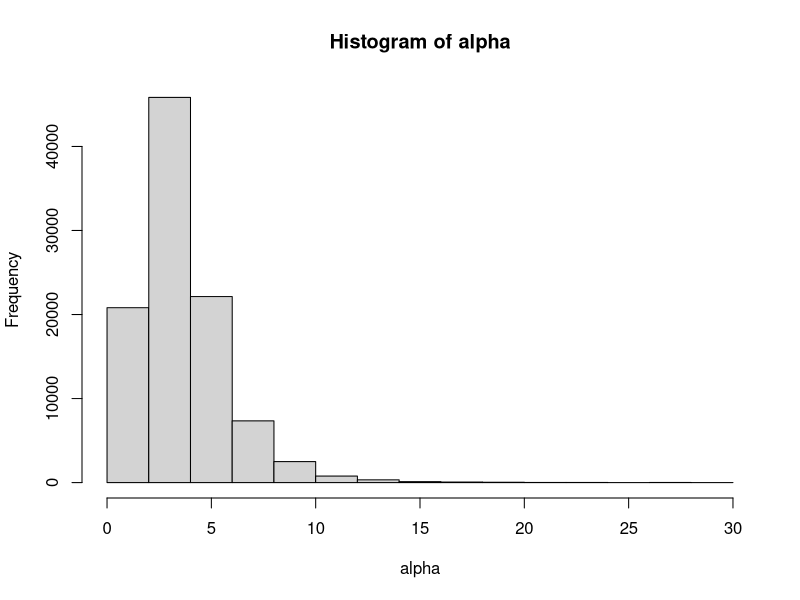
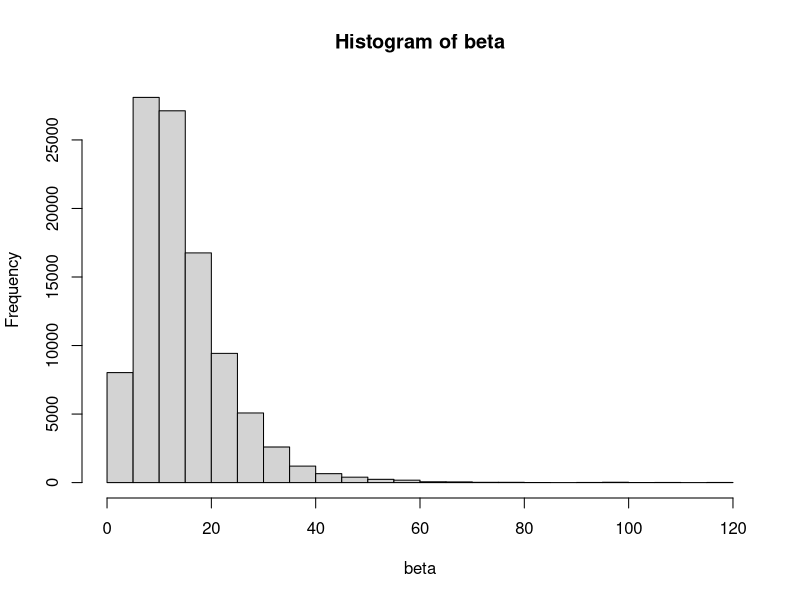
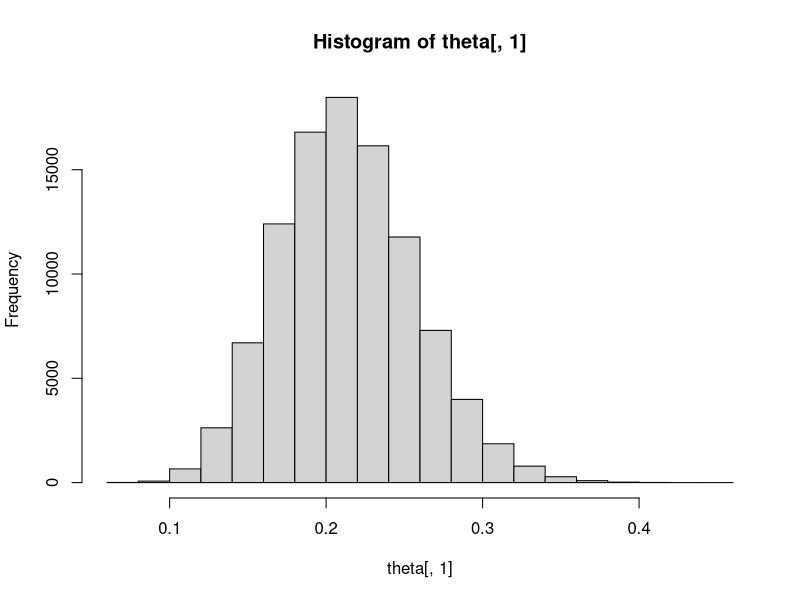
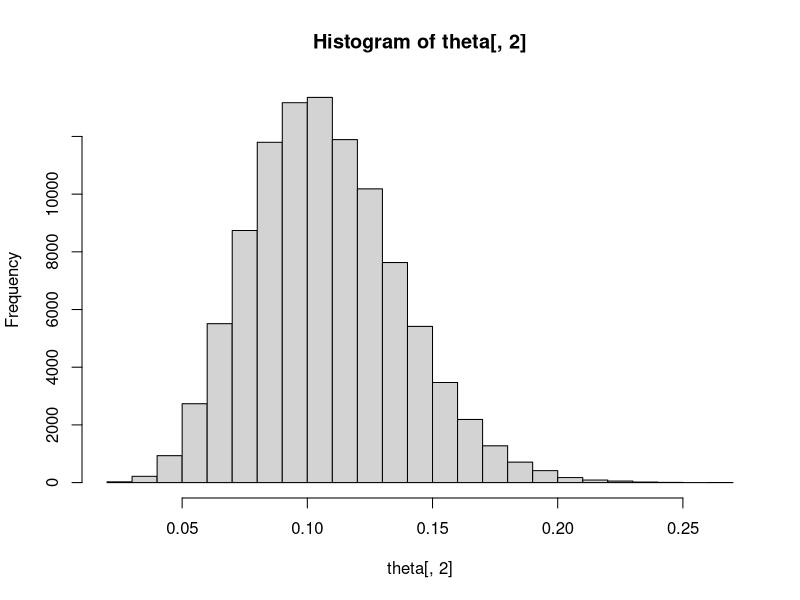
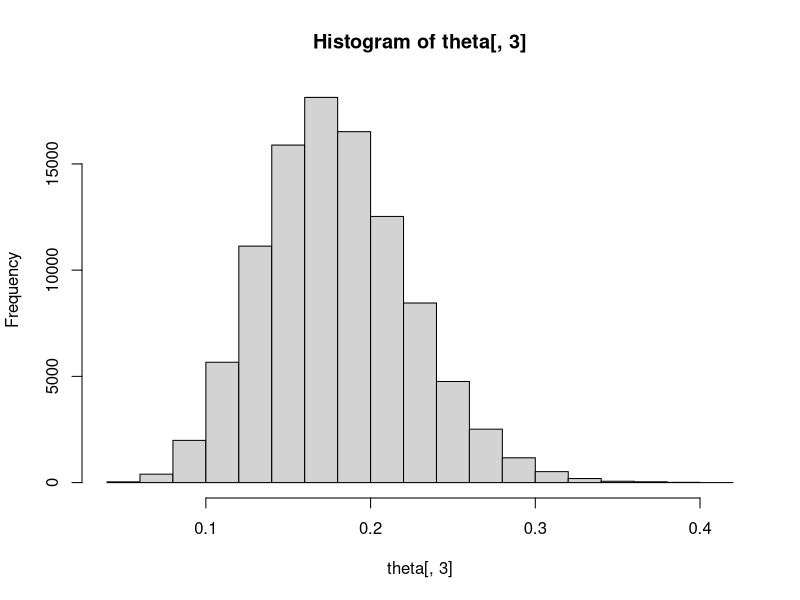
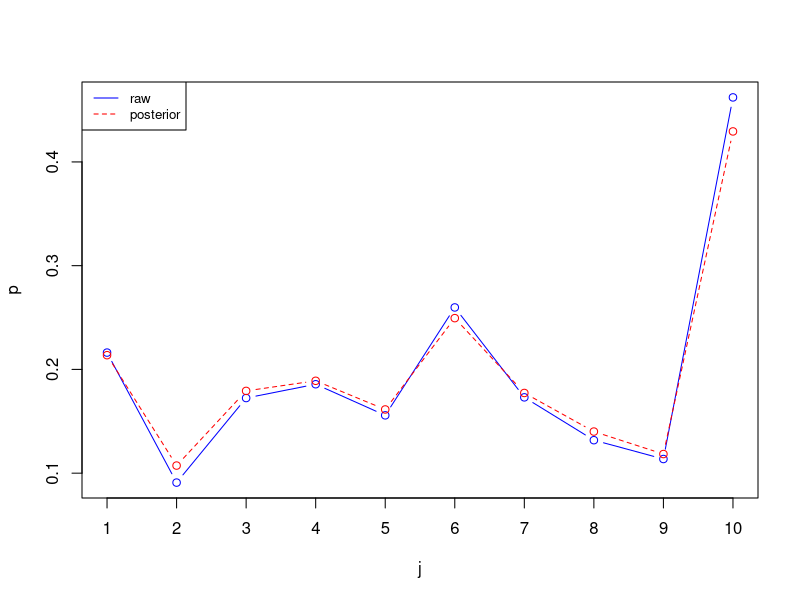

These figures' R source, in order:
## read in the data file
setwd('/home/tuomas/R/Projects/DATA.STAT.730/H4')
bikes <- read.table("bikes_dat.txt", header=TRUE)
y <- bikes$bikes
n <- y + bikes$other
m <- length(n)

## ab.marg.llik:
##
## function for calculating the marginal log-likelihood
## of the alpha and beta parameters to the hierarchical
## beta-binomial model
ab.marg.llik <- function(alpha, beta, y, n)
{
  m <- length(y)
  const <- m*(lgamma(alpha + beta) - lgamma(alpha) - lgamma(beta))
  lprod <- sum(lgamma(alpha + y) + lgamma(beta + n - y) - lgamma(alpha + beta + n))
  return(const + lprod)
}

## ab.lprior:
##
## function for evaluating the log-prior of alpha and
## beta for the hierarchical beta-binomial model

ab.lprior <- function(alpha, beta)
{
  return(-(5/2)*log(alpha + beta))
}

## set up the MCMC, allocate space, etc
S <- 100000
alpha <- beta <- rep(NA, S)
alpha[1] <- 1
beta[1] <- 1 
lpost <- ab.marg.llik(alpha[1], beta[1], y, n) + ab.lprior(alpha[1], beta[1])
L <- 1
U <- 2

## MCMC rounds for alpha and beta
for(s in 2:S) {
  
  ## propose new alpha and calculate new log posteiror
  aprime <- runif(1, L*alpha[s-1]/U, L*alpha[s-1]*U)
  lprime <- ab.marg.llik(aprime, beta[s-1], y, n) + ab.lprior(aprime, beta[s-1])
  
  ## accept or reject the proposal
  if(runif(1) < exp(lprime - lpost) * alpha[s-1]/aprime) {  ## accept
    alpha[s] <- aprime
    lpost <- lprime
  } else alpha[s] <- alpha[s-1]  ## reject
  
  
  ## propose new BETA and calculate new log posteiror
  bprime <- runif(1, L*beta[s-1]/U, U*beta[s-1]*L)
  lprime <- ab.marg.llik(alpha[s], bprime, y, n) + ab.lprior(alpha[s], bprime)
  
  ## accept or reject the proposal
  if(runif(1) < exp(lprime - lpost) * beta[s-1]/bprime) {  ## accept
    beta[s] <- bprime
    lpost <- lprime
  } else beta[s] <- beta[s-1]  ## reject
  
}

##
## converting samples of alpha and beta into samples of theta
##

## allocate space for the samples
theta <- matrix(NA, nrow=S, ncol=m)

## gather the samples by direct MC
for(j in 1:m) {
  theta[,j] <- rbeta(S, alpha + y[j], beta + n[j] - y[j])
}

hist(alpha)
hist(beta)

hist(theta[,1])
hist(theta[,2])
hist(theta[,3])
# d)
alpha.mean = mean(alpha)
beta.mean = mean(beta)
theta.means = NULL
for(j in 1:m){
  theta.means = append(theta.means, mean(theta[,j]))
}

raw_proportions = bikes$bikes / (bikes$bikes+bikes$other)

j=seq(1,10)
plot(j, raw_proportions, type='b', col='blue', ylab='p', xaxt='n')
lines(j, theta.means, type='b', col='red', lty=2)
axis(side = 1, at = j,labels = T)
legend(x='topleft', legend=c('raw', 'posterior'),
       col=c('blue','red'), lty=1:2, cex=0.8)

# e)
p = alpha/(alpha+beta)
quantile(p, c(0.025, 0.975))